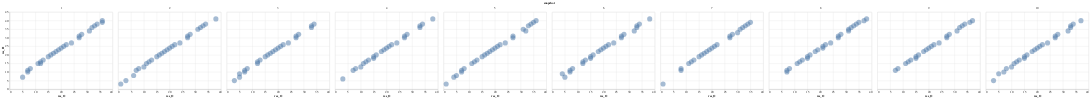

This figure's notebook cell:
### Code cell
alt.Chart(H_bond_info).mark_point(filled=True, size=400, opacity=0.5).encode(
    x='res_O',
    y='res_H',
).facet('snapshot')

### Figure 1 — Vega-Lite specification as saved in the notebook (floating-point values rounded to 4 significant figures; data arrays with more than 128 entries replaced by an {"elided": "..."} marker saying what was removed)
{"config": {"view": {"continuousWidth": 400, "continuousHeight": 300}}, "data": {"name": "data-8553c61ec4d0d4ed20efdc1f716d1323"}, "facet": {"type": "quantitative", "field": "snapshot"}, "spec": {"mark": {"type": "point", "filled": true, "opacity": 0.5, "size": 400}, "encoding": {"x": {"type": "quantitative", "field": "res_O"}, "y": {"type": "quantitative", "field": "res_H"}}}, "$schema": "https://vega.github.io/schema/vega-lite/v4.8.1.json", "datasets": {"data-8553c61ec4d0d4ed20efdc1f716d1323": {"elided": "247 records"}}}
